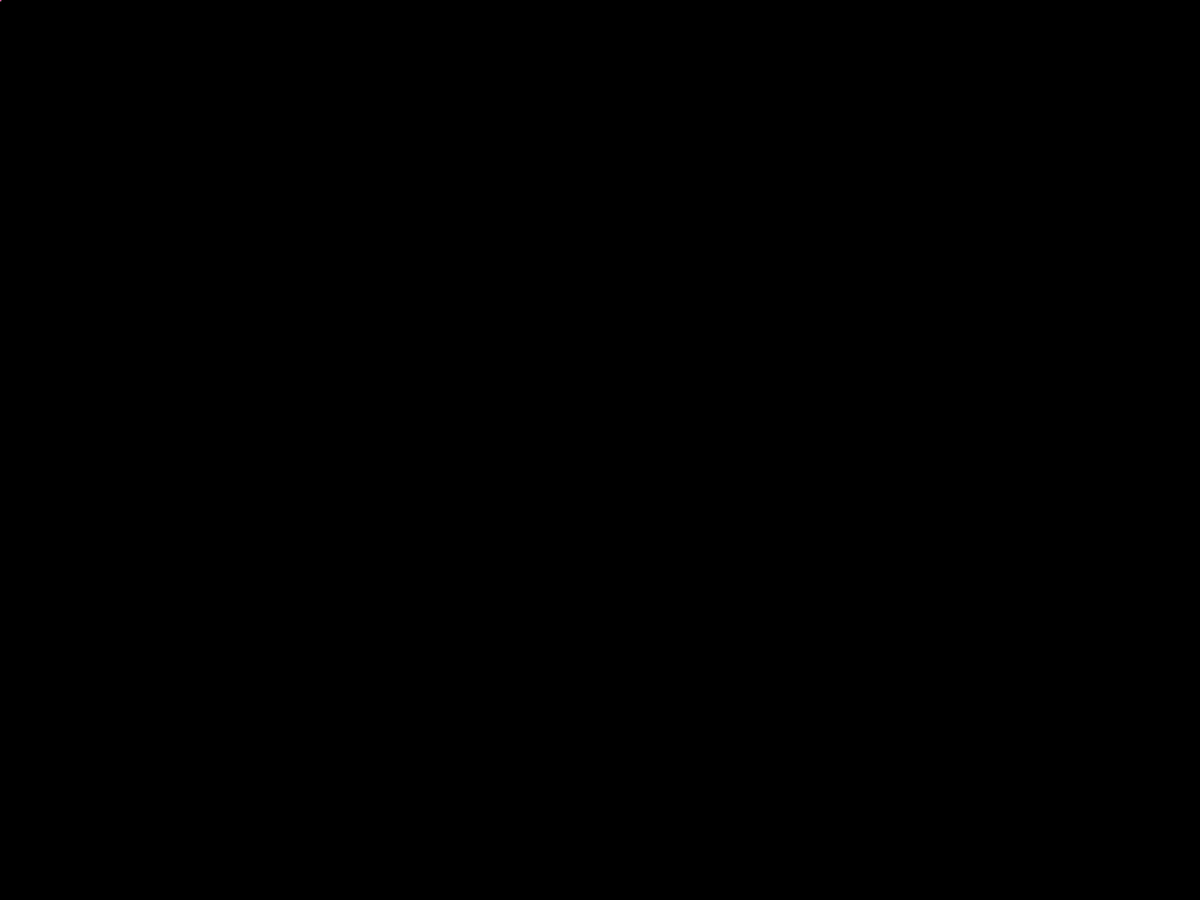
Frame 1 (no input)
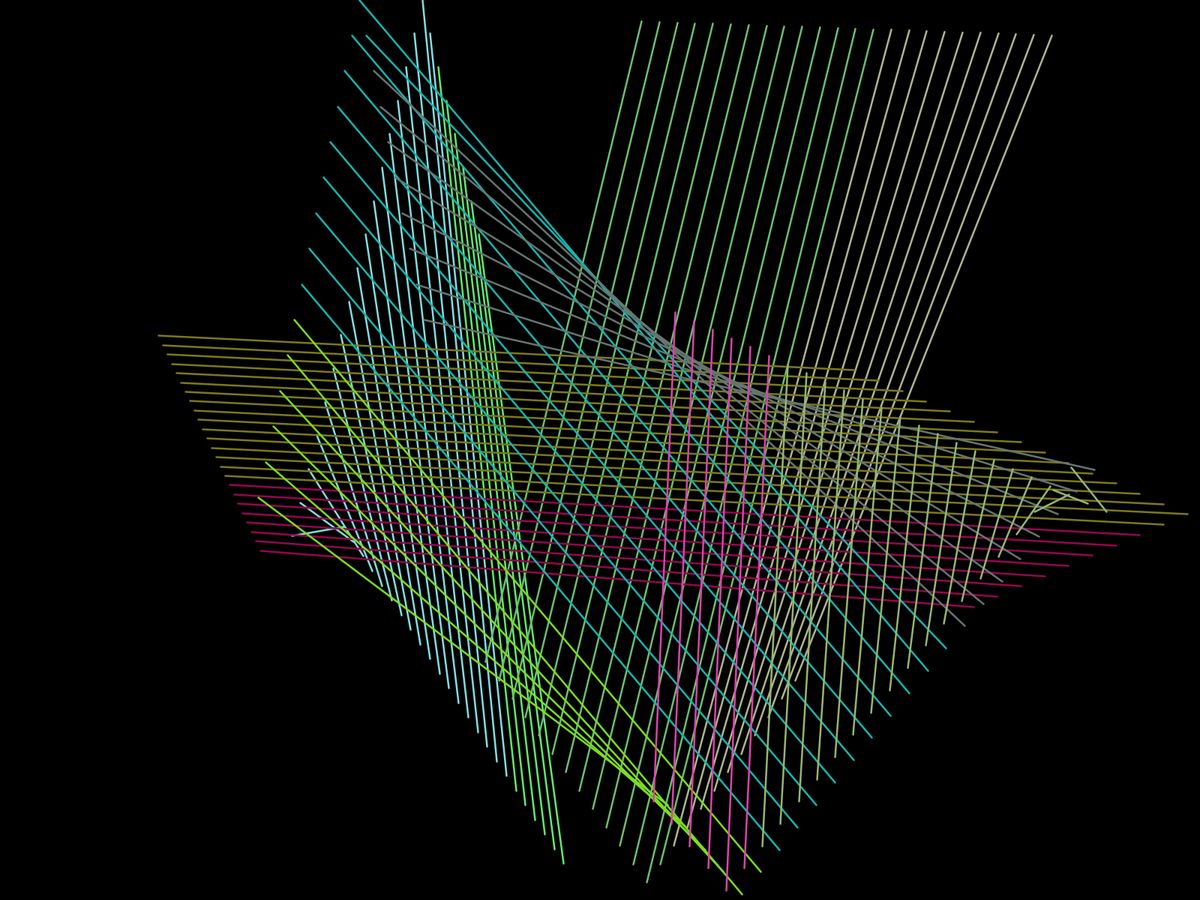
Frame 60 (the mouse pressed at the canvas centre just before this capture)
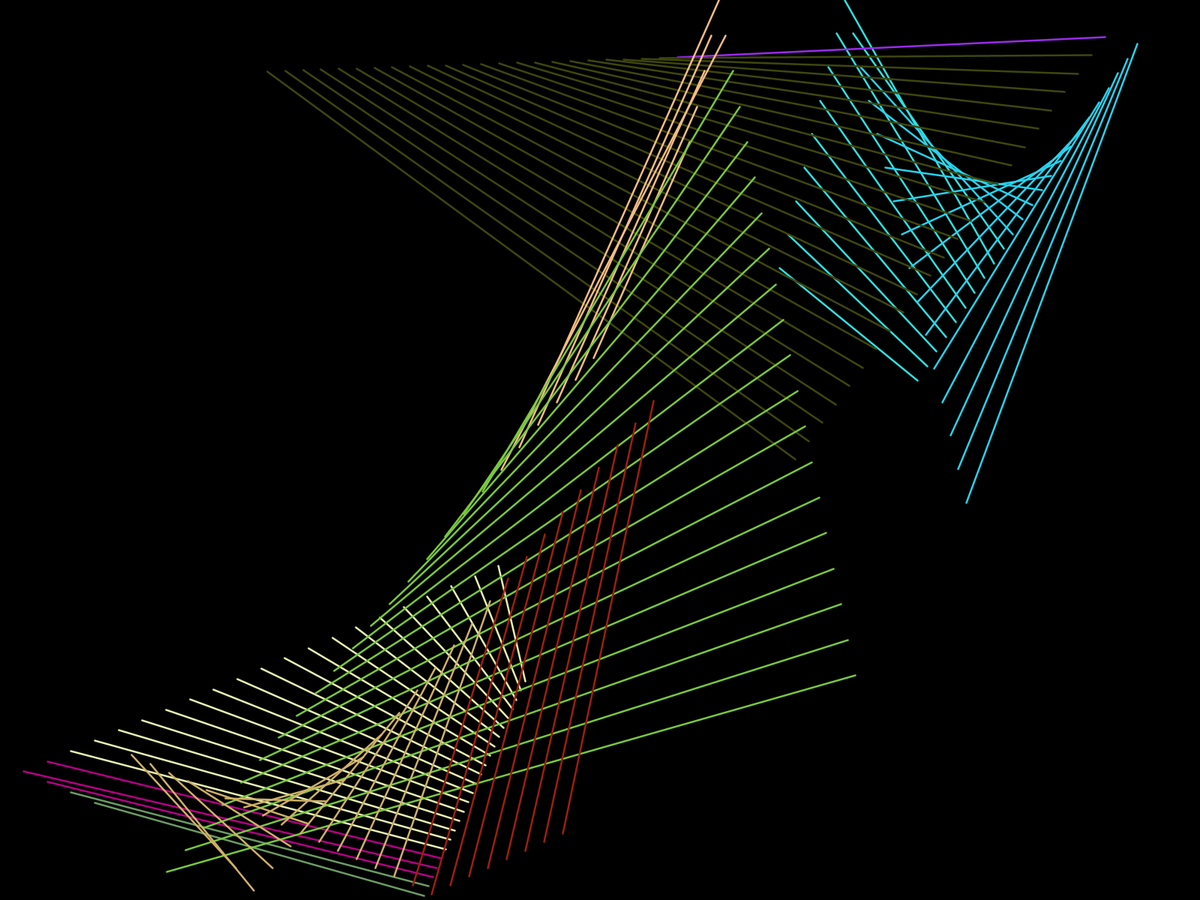
Frame 120 (the mouse held since frame 60 and released just before this capture)

The Processing sketch that drew these frames (run headless with seeded random() and noise(); from frame 60 on, the mouse is pressed at the canvas centre):

// Processing sketch: screensaver1multi
// ── screensaver1multi.pde
ArrayList<ArrayList<PVector>> pos1 = new ArrayList<ArrayList<PVector>>();
ArrayList<ArrayList<PVector>> pos2 = new ArrayList<ArrayList<PVector>>();
ArrayList<Integer> currColor = new ArrayList<Integer>();
ArrayList<ArrayList<Integer>> colors = new ArrayList<ArrayList<Integer>>();
ArrayList<PVector> vel1 = new ArrayList<PVector>();
ArrayList<PVector> vel2 = new ArrayList<PVector>();

final int TRAILLENGTH = 25;
final int LINESAMOUNT = 5;

void setup() {
  fullScreen();
  //size(1280, 720);
  randomSeed(123456789);
  for (int i = 0; i < LINESAMOUNT; i++) {
    currColor.add(color((int)random(255), (int)random(255), (int)random(255)));
    vel1.add(new PVector(random(50), random(50)));
    vel2.add(new PVector(random(50), random(50)));
    colors.add(new ArrayList<Integer>());
    pos1.add(new ArrayList<PVector>());
    pos2.add(new ArrayList<PVector>());
  }
}

void ss(int limit, int amt) {
  for (int i = 0; i < amt; i++) {
    colors.get(i).add(currColor.get(i));
    if (pos1.get(i).size() == 0) {
      pos1.get(i).add(new PVector());
      pos2.get(i).add(new PVector());
    }
    else {
      int inx = pos1.get(i).size()-1;
      PVector v1 = PVector.add(pos1.get(i).get(inx), vel1.get(i));
      PVector v2 = PVector.add(pos2.get(i).get(inx), vel2.get(i));
      
      if (v1.x < 0 || v1.x > width) {
        vel1.set(i, new PVector(vel1.get(i).x * -1, vel1.get(i).y));
        currColor.set(i, color((int)random(255), (int)random(255), (int)random(255)));
      }
      if (v1.y < 0 || v1.y > height) {
        vel1.set(i, new PVector(vel1.get(i).x, vel1.get(i).y * -1));
        currColor.set(i, color((int)random(255), (int)random(255), (int)random(255)));
      }
      
      if (v2.x < 0 || v2.x > width) {
        vel2.set(i, new PVector(vel2.get(i).x * -1, vel2.get(i).y));
        currColor.set(i, color((int)random(255), (int)random(255), (int)random(255)));
      }
      if (v2.y < 0 || v2.y > height) {
        vel2.set(i, new PVector(vel2.get(i).x, vel2.get(i).y * -1));
        currColor.set(i, color((int)random(255), (int)random(255), (int)random(255)));
      }
      
      v1 = PVector.add(pos1.get(i).get(inx), vel1.get(i));
      v2 = PVector.add(pos2.get(i).get(inx), vel2.get(i));
      pos1.get(i).add(v1);
      pos2.get(i).add(v2);
    }
    if (pos1.get(i).size() >= limit) {
      pos1.get(i).remove(0);
      pos2.get(i).remove(0);
      colors.get(i).remove(0);
    }
    
    strokeWeight(2.5f);
    for (int j = 0; j < pos1.get(i).size(); j++) {
      stroke(colors.get(i).get(j));
      float x1 = pos1.get(i).get(j).x;
      float y1 = pos1.get(i).get(j).y;
      float x2 = pos2.get(i).get(j).x;
      float y2 = pos2.get(i).get(j).y;
      line(x1, y1, x2, y2);
    }
  }
}

void draw() {
  background(0);
  ss(TRAILLENGTH, LINESAMOUNT);
}
